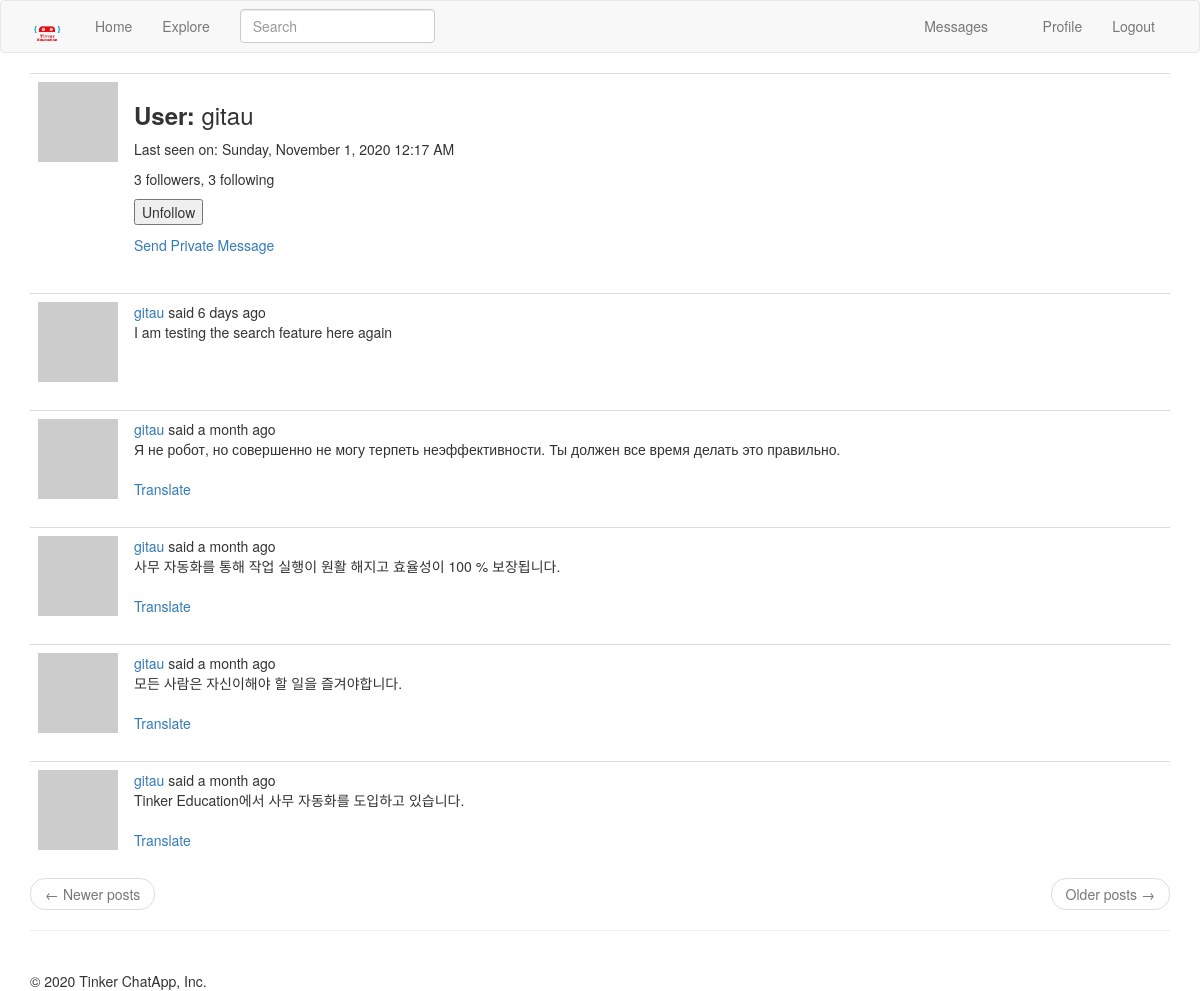
The app's page /main/profile/gitau (signed in), older data.
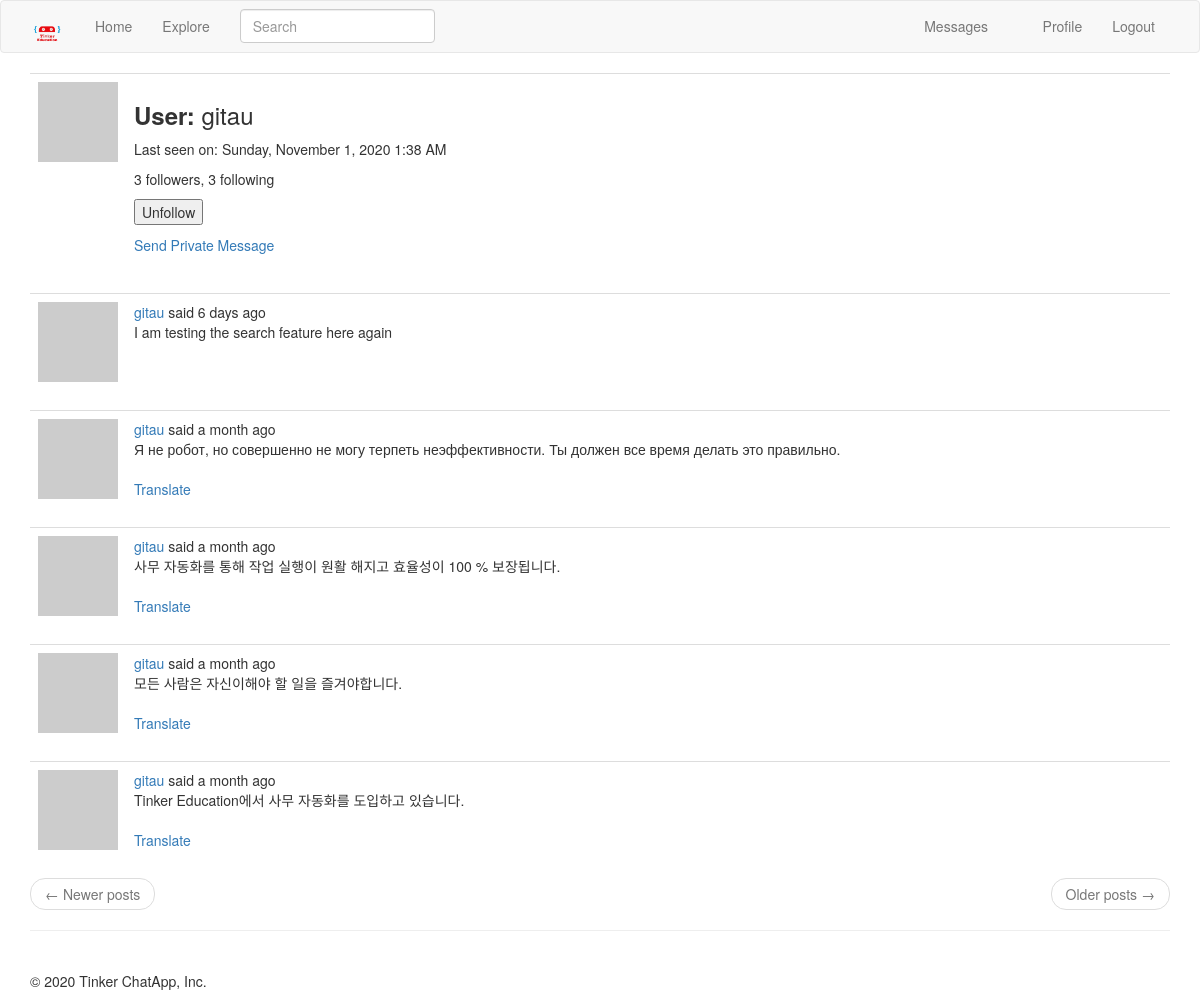
The same page, newer data.
### app/models.py (models this page shows, shortened)
class User( UserMixin ,db.Model):
    id = db.Column(db.Integer, primary_key = True)
    username = db.Column(db.String(64), unique = True, index = True)
    email = db.Column(db.String(120), unique = True, index = True)
    password_hash = db.Column(db.String(128))
    posts = db.relationship('Post', backref = 'author', lazy = 'dynamic')
    about_me = db.Column(db.String(140))
    last_seen = db.Column(db.DateTime, default = datetime.utcnow)
    messages_sent = db.relationship('Message', foreign_keys='Message.sender_id', backref='author', lazy = 'dynamic')
    messages_received = db.relationship('Message', foreign_keys='Message.recipient_id', backref='recipient', lazy='dynamic')
    last_message_read_time = db.Column(db.DateTime) # the last time the user visited the messages page
    notifications = db.relationship('Notification', backref='user', lazy='dynamic')
    followed = db.relationship(
        'User',
        secondary = followers,
        primaryjoin = (followers.c.follower_id == id),
        secondaryjoin = (followers.c.followed_id == id),
        backref = db.backref('followers', lazy = 'dynamic'),
        lazy = 'dynamic'
    )
    def avatar(self, size):
        digest = md5(self.email.lower().encode('utf-8')).hexdigest()
        return 'https://www.gravatar.com/avatar/{}?d=identicon&s={}'.format(digest, size)
    def is_following(self, user):
        return self.followed.filter(followers.c.followed_id == user.id).count() > 0
    def new_messages(self):
        last_read_time = self.last_message_read_time or datetime(1900, 1, 1)
        return Message.query.filter_by(recipient=self).filter(
            Message.timestamp > last_read_time
        ).count()

### app/main/routes.py (the view)
@bp.route('/profile/<username>')
@login_required
def profile(username):
    user = User.query.filter_by(username = username).first_or_404()
    form = EmptyForm()
    page = request.args.get('page', 1, type=int)
    posts = user.posts.order_by(Post.timestamp.desc()).paginate(
        page, current_app.config['POSTS_PER_PAGE'], False
    )
    next_url = url_for('main.profile', username = username, page = posts.next_num) \
        if posts.has_next else None
    prev_url = url_for('main.profile', username = username, page = posts.prev_num) \
        if posts.has_prev else None
    return render_template('main/profile.html', title = _('Profile'), user = user, form = form, posts = posts.items, next_url = next_url, prev_url = prev_url)

### app/main/forms.py
class SearchForm(FlaskForm):
    q = StringField(_('Search'), validators = [DataRequired()])
    def __init__(self, *args, **kwargs):
        if 'formdata' not in kwargs:
            kwargs['formdata'] = request.args
        if 'csrf_enabled' not in kwargs:
            kwargs['csrf_enabled'] = False
        super(SearchForm, self).__init__(*args, **kwargs)

class EmptyForm(FlaskForm):
    submit = SubmitField('Submit')

### app/main/routes.py (called while the page is built)
@bp.before_app_request
def before_request():
    if current_user.is_authenticated:
        current_user.last_seen = datetime.utcnow()
        db.session.commit()
        g.search_form= SearchForm()
    g.locale = str(get_locale())

### app/models.py (called while the page is built)
@login.user_loader
def load_user(id):
    return User.query.get(int(id))

    @classmethod
    def before_commit(cls, session):
        session._changes = {
            'add': list(session.new),
            'update': list(session.dirty),
            'delete': list(session.deleted)
        }

### app/templates/main/profile.html (shortened to what this page needs)
{% extends 'main/base.html' %}
{% import 'bootstrap/wtf.html' as wtf %}
{% block app_content %}
    <table class="table">
        <tr valign = 'top'>
            <td width = '70px'>
                <img src="{{ user.avatar(128) }}">
            </td>
            <td>
                <h3><b>{{ _('User') }}: </b>{{ user.username }}</h3>
                {% if user.last_seen %}<p>{{ _('Last seen on') }}: {{ moment(user.last_seen).format('LLLL') }}</p>{% endif %}
                <p>{{ user.followers.count() }} followers, {{ user.followed.count() }} following</p>
                {% if user == current_user %}
                    <a href="{{ url_for('main.edit_profile') }}">{{ _('Edit Your Profile') }}</a>
                {% else %}
                    <p>
                        <form action="{{ url_for('main.unfollow', username = user.username) }}" method="POST">
                            {{ form.submit(value='Unfollow') }}
                        </form>
                    </p>
                {% endif %}
                {% if user != current_user %}
                    <p>
                        <a href="{{ url_for('main.send_message', recipient = user.username) }}">
                            {{ _('Send Private Message') }}
                        </a>
                    </p>
                {% endif %}
            </td>
        </tr>
    </table>
    {% for post in posts %}
        {% include 'main/_posts.html' %}
    {% endfor %}
    <nav aria-label="...">
        <ul class="pager">
            <li class="previous{% if not prev_url %} disabled{% endif %}">
                <a href="{{ prev_url or '#' }}">
                    <span aria-hidden="true">&larr;</span> {{ _('Newer posts') }}
                </a>
            </li>
            <li class="next{% if not next_url %} disabled{% endif %}">
                <a href="{{ next_url or '#' }}">
                    {{ _('Older posts') }} <span aria-hidden="true">&rarr;</span>
                </a>
            </li>
        </ul>
    </nav>
{% endblock %}

Row changes from the older to the newer data that the page shows:
changed User "gitau": last_seen "Sunday, November 1, 2020 12:17 AM" → "Sunday, November 1, 2020 1:38 AM"
